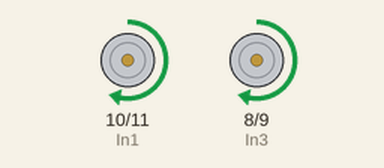
This sketch was run on a simulated Arduino Uno, built with avr-gcc and run on an emulated ATmega328P. Shown: motor-driver pin pairs drawn as motors (green arrow = first pin HIGH = forward, orange = second pin HIGH = backward, longer = more drive, scaled by the enable pin).

Above: at 0.5 s.
Timing chart, 0 to 4.6 s (numbered marks = the images above):
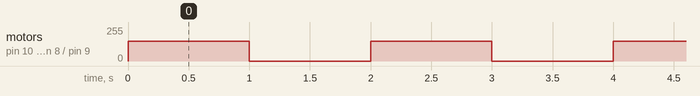

The sketch:

motor2.ino
```cpp
// Right motor
const int In1 = 10;
const int In2 = 11;

// Left motor
const int In3 = 8;
const int In4 = 9;

const int EnA = 6;
const int EnB = 5;

void setup()
{
  pinMode(In1, OUTPUT);
  pinMode(In2, OUTPUT);
  pinMode(In3, OUTPUT);
  pinMode(In4, OUTPUT);

  pinMode(EnA, OUTPUT);
  pinMode(EnB, OUTPUT);
}

void goStraight()
{
  // Turn on motor (left)
  digitalWrite(In1, HIGH);
  digitalWrite(In2, LOW);

  // Turn on motor (right)
  digitalWrite(In3, HIGH);
  digitalWrite(In4, LOW);

  analogWrite(EnA, 150);
  analogWrite(EnB, 150);

  delay(1000);
  digitalWrite(In1, LOW);
  digitalWrite(In2, LOW);
  digitalWrite(In3, LOW);
  digitalWrite(In4, LOW);
}

void loop()
{
  goStraight();
  delay(1000);
}
```

Measured:
- by itself, motor on pin 10 (In1) / pin 11 (In2), motor on pin 8 (In3) / pin 9 (In4): alternates forward 150/255 for 1.0 s and stopped for 1.0 s
